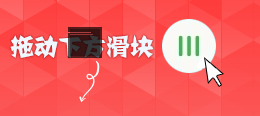
#> input picture notch_image/new_image100.png, 260 x 116 px
$ python -i main.py   (imports and definitions only)
#> lines starting #> are read from the running program, lines starting #| are printed output that depends on the picture
# -*- coding: utf-8 -*-
# @Time    : 2019/12/5 11:01
# @Author  : King life
# @Email   : 18353626676@163.com
# @File    : main.py
# @Software: PyCharm
"""
w3cschool，注册极验验证码破解
"""
import re
from io import BytesIO

from PIL import Image
import requests

headers = {"User-Agent": "Mozilla/5.0 (Windows NT 10.0; WOW64) AppleWebKit/537.36 (KHTML, like Gecko) Chrome/69.0.3497.100 Safari/537.36"}
s = requests.Session()


# [37 lines left out: function get_notch_image, not called in this run]


def get_notch(notch_image):
    """
    获取缺口位置
    :param notch_image: 带缺口的图片
    :return:
    """
    notch_image_hash_result = hash(notch_image.getpixel((0, 0)) + notch_image.getpixel((259, 0)) + notch_image.getpixel((0, 115)) + notch_image.getpixel((259, 115)))
    for i in range(4):
        complete_image = Image.open("./complete{}.png".format(i))
        complete_image_hash_result = hash(complete_image.getpixel((0, 0)) + complete_image.getpixel((259, 0)) + complete_image.getpixel((0, 115)) + complete_image.getpixel((259, 115)))
        if notch_image_hash_result == complete_image_hash_result:
            for left in range(0, 260):
                for down in range(0, 116):
                    pixel = (left, down)
                    if notch_image.getpixel(pixel) != complete_image.getpixel(pixel):

                        return pixel


# [11 lines left out: function drag_check, not called in this run]


# [6 lines not run here, left out]

>>> import cv2
>>> picture = cv2.imread('notch_image/new_image100.png', cv2.IMREAD_GRAYSCALE)
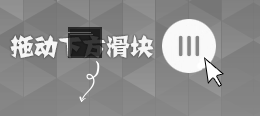
#> picture: shape (116, 260); min 1, max 255, mean 141.9
#> (the run stopped early here; a loop or call above may not have finished)

$ run again, on notch_image/new_image131.png
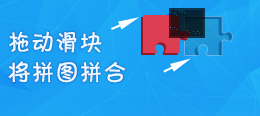
#> input picture notch_image/new_image131.png, 260 x 116 px
#> `picture = cv2.imread('notch_image/new_image100.png', cv2.IMREAD_GRAYSC..`:
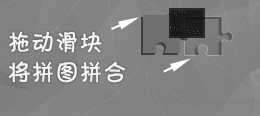
#> picture: shape (116, 260); min 19, max 255, mean 131.8

$ run again, on notch_image/new_image132.png
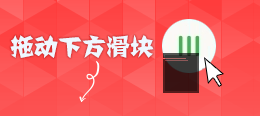
#> input picture notch_image/new_image132.png, 260 x 116 px
#> `picture = cv2.imread('notch_image/new_image100.png', cv2.IMREAD_GRAYSC..`:
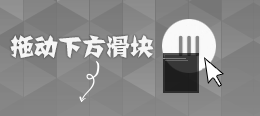
#> picture: shape (116, 260); min 1, max 255, mean 139.9

$ run again, on notch_image/new_image14.png
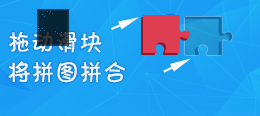
#> input picture notch_image/new_image14.png, 260 x 116 px
#> `picture = cv2.imread('notch_image/new_image100.png', cv2.IMREAD_GRAYSC..`:
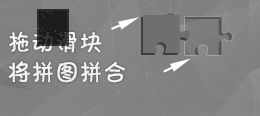
#> picture: shape (116, 260); min 22, max 255, mean 130.8
